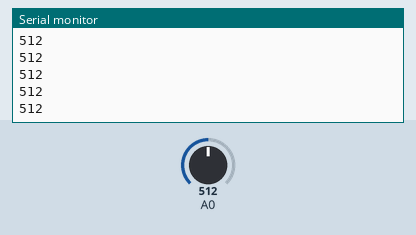
Bench run of a sketch on a simulated Arduino Uno, built with avr-gcc and run on an emulated ATmega328P. On the bench: the last lines printed to the serial monitor. The test bench sets the inputs (shaded band); at power-on: A0 = 512.

Above: at 1.2 s.
1.3 s: A0 set to 716
At 2.2 s:
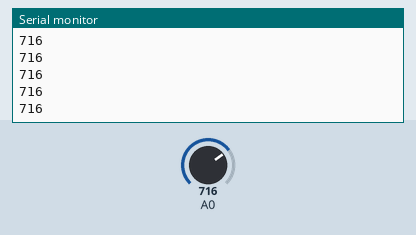
2.8 s: A0 set to 900
At 3.4 s:
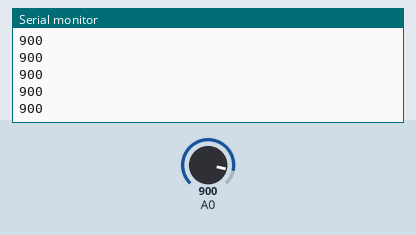
Timing chart, 0 to 5.8 s (numbered marks = the images above; inputs shaded):
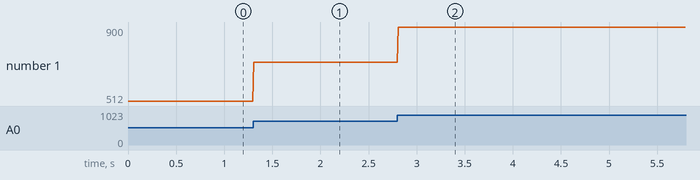

Measured:
- after the input at 1.3 s, the serial monitor: prints a new line at once (image 1)
- after the input at 2.8 s, the serial monitor: prints a new line at once (image 2)
- plotted number 1: 512 → 716 after the input at 1.3 s, 716 → 900 after the input at 2.8 s

The sketch:

R12._Automatic_watering_plants.ino
```cpp
//www.roboticschools.com

void setup()
{
  pinMode(A0, INPUT);
  Serial.begin(9600);
  pinMode(0, OUTPUT);
}

void loop()
{
  int sensor = analogRead(A0);
  Serial.println(sensor);
  if (sensor < 300) {
    digitalWrite(0, HIGH);
  } else {
    digitalWrite(0, LOW);
  }
  delay(10); // Delay a little bit to improve simulation performance
}
```
